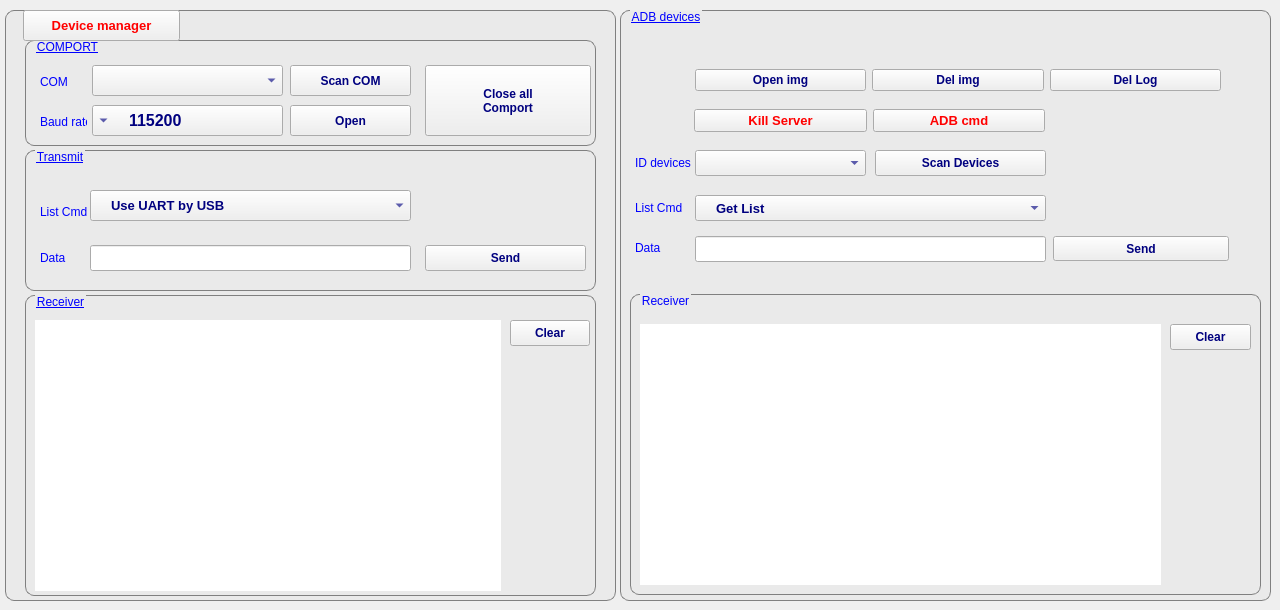
    <widget class="QWidget" name="tabManual">
     <attribute name="icon">
      <iconset resource="Icon.qrc">
       <normaloff>:/Icon/Manual.JPG</normaloff>:/Icon/Manual.JPG</iconset>
     </attribute>
     <attribute name="title">
      <string/>
     </attribute>
     <widget class="QGroupBox" name="groupBox">
      <property name="geometry">
       <rect>
        <x>5</x>
        <y>10</y>
        <width>611</width>
        <height>591</height>
       </rect>
      </property>
      <property name="styleSheet">
       <string notr="true">QGroupBox{
border-radius: 9px;
background-color:rgb(234, 234, 234);
border: 1px solid gray;
color: blue;
}

QGroupBox::title
{
subcontrol-origin:margin;
left:10px;
top:5px
padding 0 6px 0 6px;
color: blue;
}
</string>
      </property>
      <property name="title">
       <string/>
      </property>
      <widget class="QGroupBox" name="groupBox_2">
       <property name="geometry">
        <rect>
         <x>20</x>
         <y>140</y>
         <width>571</width>
         <height>141</height>
        </rect>
       </property>
       <property name="font">
        <font>
         <underline>true</underline>
        </font>
       </property>
       <property name="title">
        <string>Transmit</string>
       </property>
       <widget class="QPushButton" name="btnSendCOM">
        <property name="geometry">
         <rect>
          <x>400</x>
          <y>95</y>
          <width>161</width>
          <height>26</height>
         </rect>
        </property>
        <property name="font">
         <font>
          <weight>75</weight>
          <bold>true</bold>
         </font>
        </property>
        <property name="styleSheet">
         <string notr="true">color: rgb(0, 0, 127);</string>
        </property>
        <property name="text">
         <string>Send</string>
        </property>
        <property name="icon">
         <iconset resource="Icon.qrc">
          <normaloff>:/Icon/start.png</normaloff>:/Icon/start.png</iconset>
        </property>
        <property name="iconSize">
         <size>
          <width>22</width>
          <height>22</height>
         </size>
        </property>
       </widget>
       <widget class="QComboBox" name="cbbListFunction">
        <property name="geometry">
         <rect>
          <x>65</x>
          <y>40</y>
          <width>321</width>
          <height>31</height>
         </rect>
        </property>
        <property name="font">
         <font>
          <pointsize>10</pointsize>
          <weight>75</weight>
          <bold>true</bold>
         </font>
        </property>
        <property name="layoutDirection">
         <enum>Qt::LeftToRight</enum>
        </property>
        <property name="styleSheet">
         <string notr="true">color: rgb(0, 0, 127);padding-left:20px;</string>
        </property>
        <item>
         <property name="text">
          <string>Use UART by USB</string>
         </property>
         <property name="icon">
          <iconset resource="Icon.qrc">
           <normaloff>:/Icon/next.png</normaloff>:/Icon/next.png</iconset>
         </property>
        </item>
        <item>
         <property name="text">
          <string>Use UART by UART</string>
         </property>
         <property name="icon">
          <iconset resource="Icon.qrc">
           <normaloff>:/Icon/back.png</normaloff>:/Icon/back.png</iconset>
         </property>
        </item>
        <item>
         <property name="text">
          <string>Open Iris</string>
         </property>
         <property name="icon">
          <iconset resource="Icon.qrc">
           <normaloff>:/Icon/ico00004.ico</normaloff>:/Icon/ico00004.ico</iconset>
         </property>
        </item>
        <item>
         <property name="text">
          <string>Close Iris</string>
         </property>
         <property name="icon">
          <iconset resource="Icon.qrc">
           <normaloff>:/Icon/Log_On.ico</normaloff>:/Icon/Log_On.ico</iconset>
         </property>
        </item>
        <item>
         <property name="text">
          <string>Open Front (Model 1 camera)</string>
         </property>
         <property name="icon">
          <iconset resource="Icon.qrc">
           <normaloff>:/Icon/ico00004.ico</normaloff>:/Icon/ico00004.ico</iconset>
         </property>
        </item>
        <item>
         <property name="text">
          <string>Close Front (Model 1 camera)</string>
         </property>
         <property name="icon">
          <iconset resource="Icon.qrc">
           <normaloff>:/Icon/Log_Off.png</normaloff>:/Icon/Log_Off.png</iconset>
         </property>
        </item>
        <item>
         <property name="text">
          <string>Capture Front AF (Model 1 camera)</string>
         </property>
         <property name="icon">
          <iconset resource="Icon.qrc">
           <normaloff>:/Icon/cap.png</normaloff>:/Icon/cap.png</iconset>
         </property>
        </item>
        <item>
         <property name="text">
          <string>Capture Front uAF (Model 1 camera)</string>
         </property>
         <property name="icon">
          <iconset resource="Icon.qrc">
           <normaloff>:/Icon/cap.png</normaloff>:/Icon/cap.png</iconset>
         </property>
        </item>
        <item>
         <property name="text">
          <string>Open FW1 Camera(Model 2 Camera)</string>
         </property>
         <property name="icon">
          <iconset resource="Icon.qrc">
           <normaloff>:/Icon/ico00004.ico</normaloff>:/Icon/ico00004.ico</iconset>
         </property>
        </item>
        <item>
         <property name="text">
          <string>Open FB1 Camera(Model 2 Camera)</string>
         </property>
         <property name="icon">
          <iconset resource="Icon.qrc">
           <normaloff>:/Icon/Log_On.ico</normaloff>:/Icon/Log_On.ico</iconset>
         </property>
        </item>
        <item>
         <property name="text">
          <string>Close Camera(Model 2 Camera)</string>
         </property>
         <property name="icon">
          <iconset resource="Icon.qrc">
           <normaloff>:/Icon/Log_Off.png</normaloff>:/Icon/Log_Off.png</iconset>
         </property>
        </item>
        <item>
         <property name="text">
          <string>Captrue AF(Model 2 Camera)</string>
         </property>
         <property name="icon">
          <iconset resource="Icon.qrc">
           <normaloff>:/Icon/cap.png</normaloff>:/Icon/cap.png</iconset>
         </property>
        </item>
        <item>
         <property name="text">
          <string>Capture NOAF(Model 2 Camera)</string>
         </property>
         <property name="icon">
          <iconset resource="Icon.qrc">
           <normaloff>:/Icon/cap.png</normaloff>:/Icon/cap.png</iconset>
         </property>
        </item>
        <item>
         <property name="text">
          <string>Capture TRYAF(Model 2 Camera)</string>
         </property>
         <property name="icon">
          <iconset resource="Icon.qrc">
           <normaloff>:/Icon/cap.png</normaloff>:/Icon/cap.png</iconset>
         </property>
        </item>
        <item>
         <property name="text">
          <string>Home Screen</string>
         </property>
         <property name="icon">
          <iconset resource="Icon.qrc">
           <normaloff>:/Icon/phone.png</normaloff>:/Icon/phone.png</iconset>
         </property>
        </item>
        <item>
         <property name="text">
          <string>Lock Screen</string>
         </property>
         <property name="icon">
          <iconset resource="Icon.qrc">
           <normaloff>:/Icon/ico00004.ico</normaloff>:/Icon/ico00004.ico</iconset>
         </property>
        </item>
        <item>
         <property name="text">
          <string>Unlock Screen</string>
         </property>
         <property name="icon">
          <iconset resource="Icon.qrc">
           <normaloff>:/Icon/ON.png</normaloff>:/Icon/ON.png</iconset>
         </property>
        </item>
        <item>
         <property name="text">
          <string>On Out_1 Modul IO</string>
         </property>
         <property name="icon">
          <iconset resource="Icon.qrc">
           <normaloff>:/Icon/Log_On.ico</normaloff>:/Icon/Log_On.ico</iconset>
         </property>
        </item>
        <item>
         <property name="text">
          <string>Off Out_1 Modul IO</string>
         </property>
         <property name="icon">
          <iconset resource="Icon.qrc">
           <normaloff>:/Icon/Log_Off.png</normaloff>:/Icon/Log_Off.png</iconset>
         </property>
        </item>
        <item>
         <property name="text">
          <string>On Out_2 Modul IO</string>
         </property>
         <property name="icon">
          <iconset resource="Icon.qrc">
           <normaloff>:/Icon/Log_On.ico</normaloff>:/Icon/Log_On.ico</iconset>
         </property>
        </item>
        <item>
         <property name="text">
          <string>Off Out_2 Modul IO</string>
         </property>
         <property name="icon">
          <iconset resource="Icon.qrc">
           <normaloff>:/Icon/Log_Off.png</normaloff>:/Icon/Log_Off.png</iconset>
         </property>
        </item>
        <item>
         <property name="text">
          <string>On Out_3 Modul IO</string>
         </property>
         <property name="icon">
          <iconset resource="Icon.qrc">
           <normaloff>:/Icon/Log_On.ico</normaloff>:/Icon/Log_On.ico</iconset>
         </property>
        </item>
        <item>
         <property name="text">
          <string>Off Out_3 Modul IO</string>
         </property>
         <property name="icon">
          <iconset resource="Icon.qrc">
           <normaloff>:/Icon/Log_Off.png</normaloff>:/Icon/Log_Off.png</iconset>
         </property>
        </item>
        <item>
         <property name="text">
          <string>On Out_4 Modul IO</string>
         </property>
         <property name="icon">
          <iconset resource="Icon.qrc">
           <normaloff>:/Icon/Log_On.ico</normaloff>:/Icon/Log_On.ico</iconset>
         </property>
        </item>
        <item>
         <property name="text">
          <string>Off Out_4 Modul IO</string>
         </property>
         <property name="icon">
          <iconset resource="Icon.qrc">
           <normaloff>:/Icon/Log_Off.png</normaloff>:/Icon/Log_Off.png</iconset>
         </property>
        </item>
        <item>
         <property name="text">
          <string>On Out_5 Modul IO</string>
         </property>
         <property name="icon">
          <iconset resource="Icon.qrc">
           <normaloff>:/Icon/Log_On.ico</normaloff>:/Icon/Log_On.ico</iconset>
         </property>
        </item>
        <item>
         <property name="text">
          <string>Off Out_5 Modul IO</string>
         </property>
         <property name="icon">
          <iconset resource="Icon.qrc">
           <normaloff>:/Icon/Log_Off.png</normaloff>:/Icon/Log_Off.png</iconset>
         </property>
        </item>
        <item>
         <property name="text">
          <string>On Out_6 Modul IO</string>
         </property>
         <property name="icon">
          <iconset resource="Icon.qrc">
           <normaloff>:/Icon/Log_On.ico</normaloff>:/Icon/Log_On.ico</iconset>
         </property>
        </item>
        <item>
         <property name="text">
          <string>Off Out_6 Modul IO</string>
         </property>
         <property name="icon">
          <iconset resource="Icon.qrc">
           <normaloff>:/Icon/Log_Off.png</normaloff>:/Icon/Log_Off.png</iconset>
         </property>
        </item>
        <item>
         <property name="text">
          <string>On Out_7 Modul IO</string>
         </property>
         <property name="icon">
          <iconset resource="Icon.qrc">
           <normaloff>:/Icon/Log_On.ico</normaloff>:/Icon/Log_On.ico</iconset>
         </property>
        </item>
        <item>
         <property name="text">
          <string>Off Out_7 Modul IO</string>
         </property>
         <property name="icon">
          <iconset resource="Icon.qrc">
           <normaloff>:/Icon/Log_Off.png</normaloff>:/Icon/Log_Off.png</iconset>
         </property>
        </item>
       </widget>
       <widget class="QLineEdit" name="edtDataSendCom">
        <property name="geometry">
         <rect>
          <x>65</x>
          <y>95</y>
          <width>321</width>
          <height>26</height>
         </rect>
        </property>
        <property name="styleSheet">
         <string notr="true">color: rgb(0, 0, 127);</string>
        </property>
       </widget>
       <widget class="QLabel" name="label_20">
        <property name="geometry">
         <rect>
          <x>15</x>
          <y>55</y>
          <width>47</width>
          <height>13</height>
         </rect>
        </property>
        <property name="styleSheet">
         <string notr="true">color: rgb(0, 0, 255);</string>
        </property>
        <property name="text">
         <string>List Cmd</string>
        </property>
       </widget>
       <widget class="QLabel" name="label_21">
        <property name="geometry">
         <rect>
          <x>15</x>
          <y>100</y>
          <width>36</width>
          <height>16</height>
         </rect>
        </property>
        <property name="styleSheet">
         <string notr="true">color: rgb(0, 0, 255);</string>
        </property>
        <property name="text">
         <string>Data</string>
        </property>
       </widget>
      </widget>
      <widget class="QGroupBox" name="groupBox_3">
       <property name="geometry">
        <rect>
         <x>20</x>
         <y>285</y>
         <width>571</width>
         <height>301</height>
        </rect>
       </property>
       <property name="font">
        <font>
         <underline>true</underline>
        </font>
       </property>
       <property name="title">
        <string>Receiver</string>
       </property>
       <widget class="QPushButton" name="btnClearCOM">
        <property name="geometry">
         <rect>
          <x>485</x>
          <y>25</y>
          <width>80</width>
          <height>26</height>
         </rect>
        </property>
        <property name="font">
         <font>
          <weight>75</weight>
          <bold>true</bold>
         </font>
        </property>
        <property name="styleSheet">
         <string notr="true">color: rgb(0, 0, 127);</string>
        </property>
        <property name="text">
         <string>Clear</string>
        </property>
       </widget>
       <widget class="QTableWidget" name="tbwReceiverDataCom">
        <property name="geometry">
         <rect>
          <x>10</x>
          <y>25</y>
          <width>466</width>
          <height>271</height>
         </rect>
        </property>
        <property name="styleSheet">
         <string notr="true">border-radius: 12px;</string>
        </property>
       </widget>
      </widget>
      <widget class="QGroupBox" name="groupBox_4">
       <property name="geometry">
        <rect>
         <x>20</x>
         <y>30</y>
         <width>571</width>
         <height>106</height>
        </rect>
       </property>
       <property name="font">
        <font>
         <underline>true</underline>
        </font>
       </property>
       <property name="title">
        <string>COMPORT</string>
       </property>
       <widget class="QPushButton" name="btnCoDisComport">
        <property name="geometry">
         <rect>
          <x>265</x>
          <y>65</y>
          <width>121</width>
          <height>31</height>
         </rect>
        </property>
        <property name="font">
         <font>
          <weight>75</weight>
          <bold>true</bold>
         </font>
        </property>
        <property name="styleSheet">
         <string notr="true">color: rgb(0, 0, 127);</string>
        </property>
        <property name="text">
         <string>Open</string>
        </property>
       </widget>
       <widget class="QComboBox" name="cbbListComport">
        <property name="geometry">
         <rect>
          <x>67</x>
          <y>25</y>
          <width>191</width>
          <height>31</height>
         </rect>
        </property>
        <property name="font">
         <font>
          <pointsize>12</pointsize>
          <weight>75</weight>
          <bold>true</bold>
         </font>
        </property>
        <property name="styleSheet">
         <string notr="true">color: rgb(0, 0, 127);padding-left:20px;</string>
        </property>
       </widget>
       <widget class="QLabel" name="label_31">
        <property name="geometry">
         <rect>
          <x>15</x>
          <y>35</y>
          <width>47</width>
          <height>13</height>
         </rect>
        </property>
        <property name="styleSheet">
         <string notr="true">color: rgb(0, 0, 255);</string>
        </property>
        <property name="text">
         <string>COM</string>
        </property>
       </widget>
       <widget class="QComboBox" name="cbbListBaudrate">
        <property name="geometry">
         <rect>
          <x>67</x>
          <y>65</y>
          <width>191</width>
          <height>31</height>
         </rect>
        </property>
        <property name="font">
         <font>
          <pointsize>12</pointsize>
          <weight>75</weight>
          <bold>true</bold>
         </font>
        </property>
        <property name="layoutDirection">
         <enum>Qt::RightToLeft</enum>
        </property>
        <property name="styleSheet">
         <string notr="true">color: rgb(0, 0, 127);padding-left:20px;</string>
        </property>
        <property name="currentIndex">
         <number>2</number>
        </property>
        <property name="insertPolicy">
         <enum>QComboBox::NoInsert</enum>
        </property>
        <property name="sizeAdjustPolicy">
         <enum>QComboBox::AdjustToContentsOnFirstShow</enum>
        </property>
        <item>
         <property name="text">
          <string>9600</string>
         </property>
        </item>
        <item>
         <property name="text">
          <string>19200</string>
         </property>
        </item>
        <item>
         <property name="text">
          <string>115200</string>
         </property>
        </item>
       </widget>
       <widget class="QLabel" name="label_32">
        <property name="geometry">
         <rect>
          <x>15</x>
          <y>75</y>
          <width>47</width>
          <height>13</height>
         </rect>
        </property>
        <property name="styleSheet">
         <string notr="true">color: rgb(0, 0, 255);</string>
        </property>
        <property name="text">
         <string>Baud rate</string>
        </property>
       </widget>
       <widget class="QPushButton" name="btnScanCOM">
        <property name="geometry">
         <rect>
          <x>265</x>
          <y>25</y>
          <width>121</width>
          <height>31</height>
         </rect>
        </property>
        <property name="font">
         <font>
          <weight>75</weight>
          <bold>true</bold>
         </font>
        </property>
        <property name="styleSheet">
         <string notr="true">color: rgb(0, 0, 127);</string>
        </property>
        <property name="text">
         <string>Scan COM</string>
        </property>
       </widget>
       <widget class="QPushButton" name="btnDisconnectAll">
        <property name="geometry">
         <rect>
          <x>400</x>
          <y>25</y>
          <width>166</width>
          <height>71</height>
         </rect>
        </property>
        <property name="font">
         <font>
          <weight>75</weight>
          <bold>true</bold>
         </font>
        </property>
        <property name="styleSheet">
         <string notr="true">color: rgb(0, 0, 127);</string>
        </property>
        <property name="text">
         <string>Close all 
Comport</string>
        </property>
       </widget>
      </widget>
      <widget class="QPushButton" name="btnDeviceManeger">
       <property name="geometry">
        <rect>
         <x>18</x>
         <y>0</y>
         <width>157</width>
         <height>31</height>
        </rect>
       </property>
       <property name="font">
        <font>
         <pointsize>10</pointsize>
         <weight>75</weight>
         <bold>true</bold>
        </font>
       </property>
       <property name="styleSheet">
        <string notr="true">color: rgb(255, 0, 0);</string>
       </property>
       <property name="text">
        <string>Device manager</string>
       </property>
      </widget>
     </widget>
     <widget class="QGroupBox" name="groupBox_5">
      <property name="geometry">
       <rect>
        <x>620</x>
        <y>10</y>
        <width>651</width>
        <height>591</height>
       </rect>
      </property>
      <property name="font">
       <font>
        <underline>true</underline>
       </font>
      </property>
      <property name="styleSheet">
       <string notr="true">QGroupBox{
border-radius: 9px;
background-color:rgb(234, 234, 234);
border: 1px solid gray;
color: blue;
}

QGroupBox::title
{
subcontrol-origin:margin;
left:10px;
top:5px
padding 0 6px 0 6px;
color: blue;
}
</string>
      </property>
      <property name="title">
       <string>ADB devices</string>
      </property>
      <widget class="QComboBox" name="cbbListDevices">
       <property name="geometry">
        <rect>
         <x>75</x>
         <y>140</y>
         <width>171</width>
         <height>26</height>
        </rect>
       </property>
       <property name="font">
        <font>
         <pointsize>10</pointsize>
         <weight>75</weight>
         <bold>true</bold>
        </font>
       </property>
       <property name="styleSheet">
        <string notr="true">color: rgb(0, 0, 127);padding-left:20px;</string>
       </property>
      </widget>
      <widget class="QLabel" name="label_33">
       <property name="geometry">
        <rect>
         <x>15</x>
         <y>145</y>
         <width>56</width>
         <height>16</height>
        </rect>
       </property>
       <property name="styleSheet">
        <string notr="true">color: rgb(0, 0, 255);</string>
       </property>
       <property name="text">
        <string>ID devices</string>
       </property>
      </widget>
      <widget class="QPushButton" name="btnScanDevices">
       <property name="geometry">
        <rect>
         <x>255</x>
         <y>140</y>
         <width>171</width>
         <height>26</height>
        </rect>
       </property>
       <property name="font">
        <font>
         <weight>75</weight>
         <bold>true</bold>
        </font>
       </property>
       <property name="styleSheet">
        <string notr="true">color: rgb(0, 0, 127);</string>
       </property>
       <property name="text">
        <string>Scan Devices</string>
       </property>
      </widget>
      <widget class="QPushButton" name="btnSendADB">
       <property name="geometry">
        <rect>
         <x>433</x>
         <y>226</y>
         <width>176</width>
         <height>25</height>
        </rect>
       </property>
       <property name="font">
        <font>
         <weight>75</weight>
         <bold>true</bold>
        </font>
       </property>
       <property name="styleSheet">
        <string notr="true">color: rgb(0, 0, 127);</string>
       </property>
       <property name="text">
        <string>Send</string>
       </property>
      </widget>
      <widget class="QLineEdit" name="edtDataSendADB">
       <property name="geometry">
        <rect>
         <x>75</x>
         <y>226</y>
         <width>351</width>
         <height>26</height>
        </rect>
       </property>
       <property name="styleSheet">
        <string notr="true">color: rgb(0, 0, 127);</string>
       </property>
      </widget>
      <widget class="QLabel" name="label_26">
       <property name="geometry">
        <rect>
         <x>15</x>
         <y>230</y>
         <width>36</width>
         <height>16</height>
        </rect>
       </property>
       <property name="styleSheet">
        <string notr="true">color: rgb(0, 0, 255);</string>
       </property>
       <property name="text">
        <string>Data</string>
       </property>
      </widget>
      <widget class="QComboBox" name="cbbListFunctionADB">
       <property name="geometry">
        <rect>
         <x>75</x>
         <y>185</y>
         <width>351</width>
         <height>26</height>
        </rect>
       </property>
       <property name="font">
        <font>
         <pointsize>10</pointsize>
         <weight>75</weight>
         <bold>true</bold>
        </font>
       </property>
       <property name="layoutDirection">
        <enum>Qt::LeftToRight</enum>
       </property>
       <property name="styleSheet">
        <string notr="true">color: rgb(0, 0, 127);padding-left:20px;</string>
       </property>
       <item>
        <property name="text">
         <string>Get List</string>
        </property>
        <property name="icon">
         <iconset resource="Icon.qrc">
          <normaloff>:/Icon/next.png</normaloff>:/Icon/next.png</iconset>
        </property>
       </item>
       <item>
        <property name="text">
         <string>Pull to PC</string>
        </property>
        <property name="icon">
         <iconset resource="Icon.qrc">
          <normaloff>:/Icon/back.png</normaloff>:/Icon/back.png</iconset>
        </property>
       </item>
       <item>
        <property name="text">
         <string>Remove folder</string>
        </property>
        <property name="icon">
         <iconset resource="Icon.qrc">
          <normaloff>:/Icon/step.jpg</normaloff>:/Icon/step.jpg</iconset>
        </property>
       </item>
       <item>
        <property name="text">
         <string>Kill-server</string>
        </property>
        <property name="icon">
         <iconset resource="Icon.qrc">
          <normaloff>:/Icon/exit.png</normaloff>:/Icon/exit.png</iconset>
        </property>
       </item>
       <item>
        <property name="text">
         <string>Check State Screen</string>
        </property>
        <property name="icon">
         <iconset resource="Icon.qrc">
          <normaloff>:/Icon/phone.png</normaloff>:/Icon/phone.png</iconset>
        </property>
       </item>
       <item>
        <property name="text">
         <string>Unlock Phone</string>
        </property>
        <property name="icon">
         <iconset resource="Icon.qrc">
          <normaloff>:/Icon/Log_On.ico</normaloff>:/Icon/Log_On.ico</iconset>
        </property>
       </item>
       <item>
        <property name="text">
         <string>Lock Phone</string>
        </property>
        <property name="icon">
         <iconset resource="Icon.qrc">
          <normaloff>:/Icon/ON.png</normaloff>:/Icon/ON.png</iconset>
        </property>
       </item>
       <item>
        <property name="text">
         <string>Remove Log</string>
        </property>
        <property name="icon">
         <iconset resource="Icon.qrc">
          <normaloff>:/Icon/step.jpg</normaloff>:/Icon/step.jpg</iconset>
        </property>
       </item>
      </widget>
      <widget class="QLabel" name="label_34">
       <property name="geometry">
        <rect>
         <x>15</x>
         <y>191</y>
         <width>47</width>
         <height>13</height>
        </rect>
       </property>
       <property name="styleSheet">
        <string notr="true">color: rgb(0, 0, 255);</string>
       </property>
       <property name="text">
        <string>List Cmd</string>
       </property>
      </widget>
      <widget class="QWidget" name="horizontalLayoutWidget_4">
       <property name="geometry">
        <rect>
         <x>75</x>
         <y>55</y>
         <width>526</width>
         <height>31</height>
        </rect>
       </property>
       <layout class="QHBoxLayout" name="horizontalLayout_5">
        <item>
         <widget class="QPushButton" name="btnOpenATK">
          <property name="font">
           <font>
            <weight>75</weight>
            <bold>true</bold>
           </font>
          </property>
          <property name="styleSheet">
           <string notr="true">color: rgb(0, 0, 127);</string>
          </property>
          <property name="text">
           <string>Open img</string>
          </property>
         </widget>
        </item>
        <item>
         <widget class="QPushButton" name="btnDelATK">
          <property name="font">
           <font>
            <weight>75</weight>
            <bold>true</bold>
           </font>
          </property>
          <property name="styleSheet">
           <string notr="true">color: rgb(0, 0, 127);</string>
          </property>
          <property name="text">
           <string>Del img</string>
          </property>
         </widget>
        </item>
        <item>
         <widget class="QPushButton" name="btnDelLog">
          <property name="font">
           <font>
            <weight>75</weight>
            <bold>true</bold>
           </font>
          </property>
          <property name="styleSheet">
           <string notr="true">color: rgb(0, 0, 127);</string>
          </property>
          <property name="text">
           <string>Del Log</string>
          </property>
         </widget>
        </item>
       </layout>
      </widget>
      <widget class="QWidget" name="horizontalLayoutWidget_5">
       <property name="geometry">
        <rect>
         <x>74</x>
         <y>95</y>
         <width>351</width>
         <height>32</height>
        </rect>
       </property>
       <layout class="QHBoxLayout" name="horizontalLayout_6">
        <item>
         <widget class="QPushButton" name="btnADBKillserver">
          <property name="font">
           <font>
            <pointsize>10</pointsize>
            <weight>75</weight>
            <bold>true</bold>
           </font>
          </property>
          <property name="styleSheet">
           <string notr="true">color: rgb(255, 0, 0);</string>
          </property>
          <property name="text">
           <string>Kill Server</string>
          </property>
         </widget>
        </item>
        <item>
         <widget class="QPushButton" name="btnADBCMD">
          <property name="font">
           <font>
            <pointsize>10</pointsize>
            <weight>75</weight>
            <bold>true</bold>
           </font>
          </property>
          <property name="styleSheet">
           <string notr="true">color: rgb(255, 0, 0);</string>
          </property>
          <property name="text">
           <string>ADB cmd</string>
          </property>
         </widget>
        </item>
       </layout>
      </widget>
      <widget class="QGroupBox" name="groupBox_6">
       <property name="geometry">
        <rect>
         <x>10</x>
         <y>284</y>
         <width>631</width>
         <height>301</height>
        </rect>
       </property>
       <property name="title">
        <string>Receiver</string>
       </property>
       <widget class="QTableWidget" name="tbwReceiverDataCmd">
        <property name="geometry">
         <rect>
          <x>10</x>
          <y>30</y>
          <width>521</width>
          <height>261</height>
         </rect>
        </property>
        <property name="styleSheet">
         <string notr="true">border-radius: 12px;</string>
        </property>
       </widget>
       <widget class="QPushButton" name="btnClearCMD">
        <property name="geometry">
         <rect>
          <x>540</x>
          <y>30</y>
          <width>81</width>
          <height>26</height>
         </rect>
        </property>
        <property name="font">
         <font>
          <weight>75</weight>
          <bold>true</bold>
         </font>
        </property>
        <property name="styleSheet">
         <string notr="true">color: rgb(0, 0, 127);</string>
        </property>
        <property name="text">
         <string>Clear</string>
        </property>
       </widget>
      </widget>
      <zorder>groupBox_6</zorder>
      <zorder>cbbListDevices</zorder>
      <zorder>label_33</zorder>
      <zorder>btnScanDevices</zorder>
      <zorder>btnSendADB</zorder>
      <zorder>edtDataSendADB</zorder>
      <zorder>label_26</zorder>
      <zorder>cbbListFunctionADB</zorder>
      <zorder>label_34</zorder>
      <zorder>horizontalLayoutWidget_4</zorder>
      <zorder>horizontalLayoutWidget_5</zorder>
     </widget>
    </widget>
